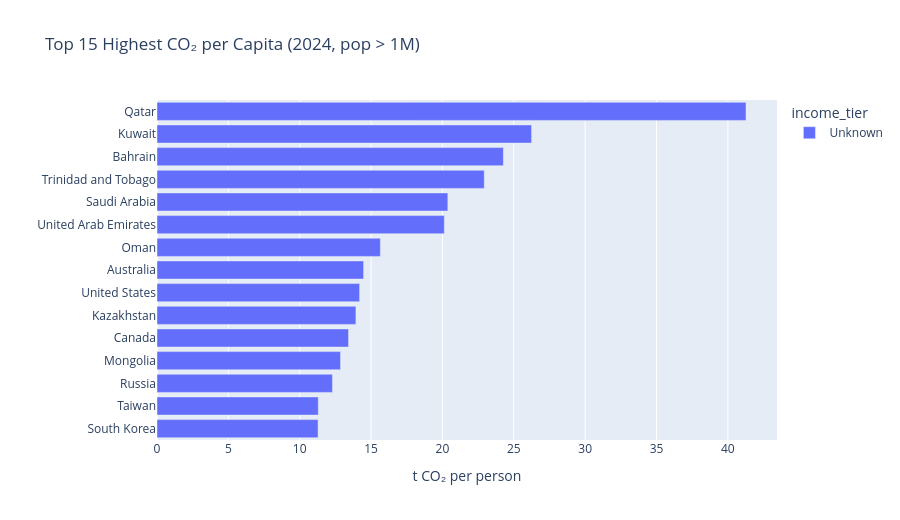
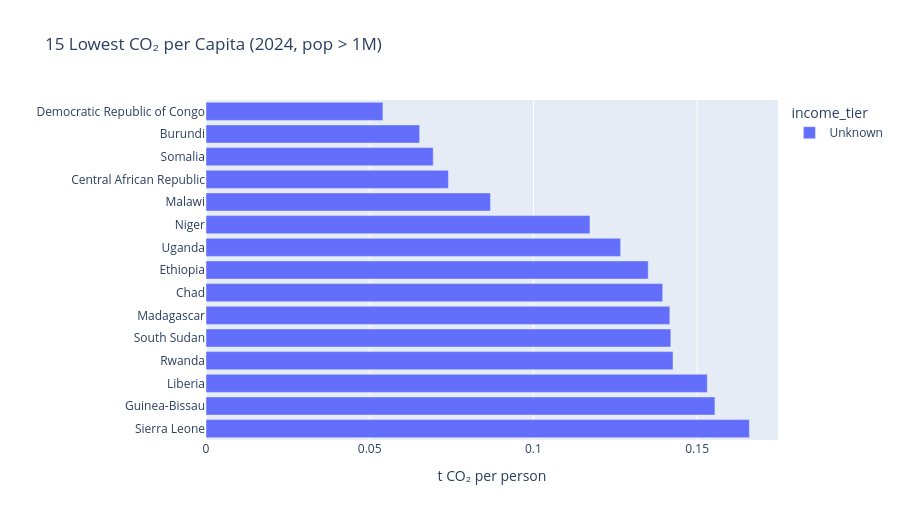

The cell these charts' notebook holds for them, in order:
### Code cell
section("Per-capita CO₂ — top & bottom 15 (latest year, countries with population > 1M)")

big_countries = latest[latest["population"] > 1_000_000]
top15_cap  = big_countries.nlargest(15, "co2_per_capita")[["country","co2_per_capita","income_tier"]]
bot15_cap  = big_countries.nsmallest(15, "co2_per_capita")[["country","co2_per_capita","income_tier"]]

fig = px.bar(
    top15_cap.sort_values("co2_per_capita"), x="co2_per_capita", y="country",
    orientation="h", color="income_tier",
    title=f"Top 15 Highest CO₂ per Capita ({latest_year}, pop > 1M)",
    labels={"co2_per_capita": "t CO₂ per person", "country": ""}
)
fig.update_layout(height=520)
fig.show()

fig2 = px.bar(
    bot15_cap.sort_values("co2_per_capita", ascending=False), x="co2_per_capita", y="country",
    orientation="h", color="income_tier",
    title=f"15 Lowest CO₂ per Capita ({latest_year}, pop > 1M)",
    labels={"co2_per_capita": "t CO₂ per person", "country": ""}
)
fig2.update_layout(height=520)
fig2.show()

### Figure 1 — Plotly figure (JSON) as saved in the notebook; plotly's stock layout.template omitted (floating-point values rounded to 4 significant figures)
{"data": [{"hovertemplate": "income_tier=Unknown<br>t CO₂ per person=%{x}<br>=%{y}<extra></extra>", "legendgroup": "Unknown", "marker": {"color": "#636efa", "pattern": {"shape": ""}}, "name": "Unknown", "orientation": "h", "showlegend": true, "textposition": "auto", "type": "bar", "x": [11.29, 11.3, 12.29, 12.86, 13.42, 13.94, 14.2, 14.48, 15.65, 20.13, 20.38, 22.93, 24.27, 26.25, 41.27], "xaxis": "x", "y": ["South Korea", "Taiwan", "Russia", "Mongolia", "Canada", "Kazakhstan", "United States", "Australia", "Oman", "United Arab Emirates", "Saudi Arabia", "Trinidad and Tobago", "Bahrain", "Kuwait", "Qatar"], "yaxis": "y"}], "layout": {"barmode": "relative", "height": 520, "legend": {"title": {"text": "income_tier"}, "tracegroupgap": 0}, "title": {"text": "Top 15 Highest CO₂ per Capita (2024, pop > 1M)"}, "xaxis": {"anchor": "y", "domain": [0, 1], "title": {"text": "t CO₂ per person"}}, "yaxis": {"anchor": "x", "domain": [0, 1], "title": {"text": ""}}}}

### Figure 2 — Plotly figure (JSON) as saved in the notebook; plotly's stock layout.template omitted (floating-point values rounded to 4 significant figures)
{"data": [{"hovertemplate": "income_tier=Unknown<br>t CO₂ per person=%{x}<br>=%{y}<extra></extra>", "legendgroup": "Unknown", "marker": {"color": "#636efa", "pattern": {"shape": ""}}, "name": "Unknown", "orientation": "h", "showlegend": true, "textposition": "auto", "type": "bar", "x": [0.166, 0.1554, 0.1531, 0.1426, 0.142, 0.1417, 0.1395, 0.1351, 0.1266, 0.1173, 0.08688, 0.07404, 0.0694, 0.06525, 0.05403], "xaxis": "x", "y": ["Sierra Leone", "Guinea-Bissau", "Liberia", "Rwanda", "South Sudan", "Madagascar", "Chad", "Ethiopia", "Uganda", "Niger", "Malawi", "Central African Republic", "Somalia", "Burundi", "Democratic Republic of Congo"], "yaxis": "y"}], "layout": {"barmode": "relative", "height": 520, "legend": {"title": {"text": "income_tier"}, "tracegroupgap": 0}, "title": {"text": "15 Lowest CO₂ per Capita (2024, pop > 1M)"}, "xaxis": {"anchor": "y", "domain": [0, 1], "title": {"text": "t CO₂ per person"}}, "yaxis": {"anchor": "x", "domain": [0, 1], "title": {"text": ""}}}}
